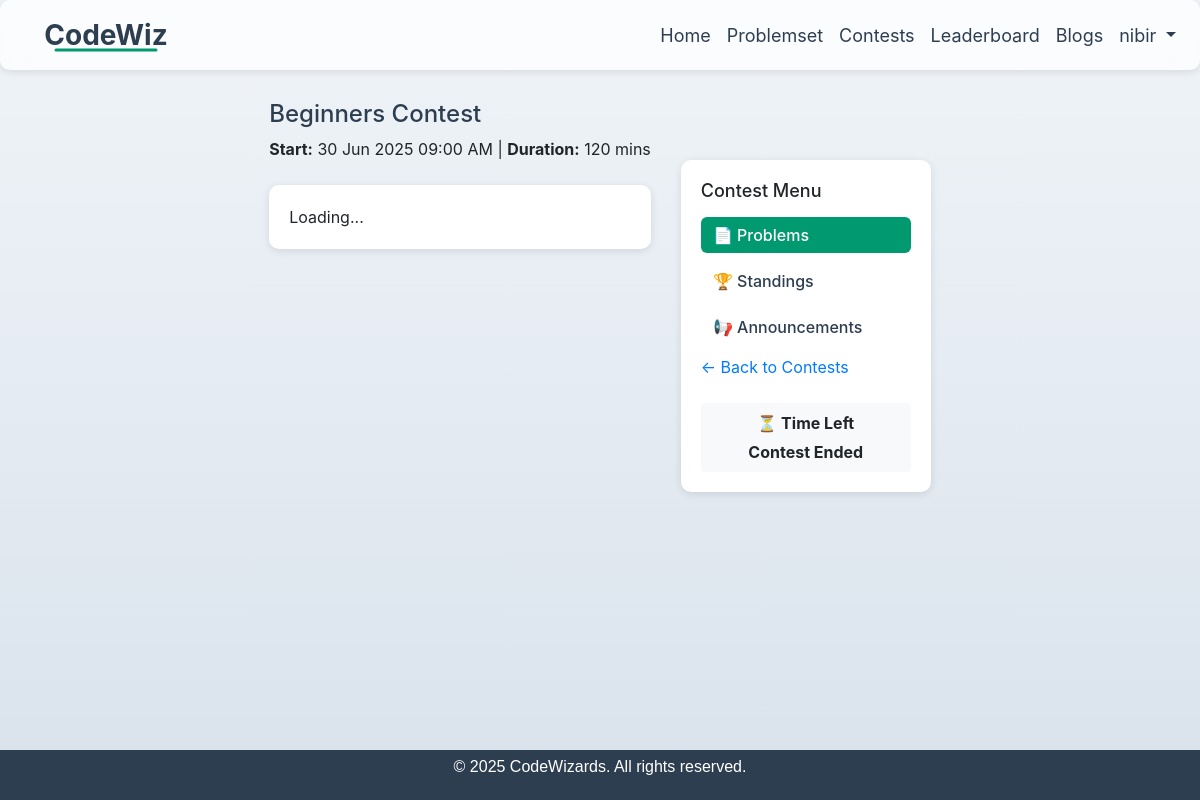
/participate.php?cid=1 (signed in), run on the app's committed database.
### tables this page shows
CREATE TABLE `contests` (
  `contest_id` int(11) NOT NULL,
  `title` varchar(255) DEFAULT NULL,
  `duration` int(11) DEFAULT NULL,
  `start_time` datetime DEFAULT NULL
);

### participate.php (the view, shortened to what this page needs)
<?php
require_once "/xampp/htdocs/webb/partials/dbconnection.php";
$contest_id = intval($_GET['cid']);
$stmt = $conn->prepare("SELECT * FROM contests WHERE contest_id = ?");
$stmt->bind_param("i", $contest_id);
$stmt->execute();
$contest = $stmt->get_result()->fetch_assoc();
?>
<!DOCTYPE html>
<html lang="en">
<head>
    <link rel="stylesheet" href="https://maxcdn.bootstrapcdn.com/bootstrap/4.5.2/css/bootstrap.min.css">
</head>
<body>
    <div class="page-container">
        <?php include('/xampp/htdocs/webb/partials/navbar.php'); ?>
        <div class="main-container">
            <div class="sidebar">
                <h5>Contest Menu</h5>
                <a href="#" class="tab-btn active" data-tab="problems">📄 Problems</a>
                <a href="#" class="tab-btn" data-tab="standings">🏆 Standings</a>
                <a href="#" class="tab-btn" data-tab="announcements">📢 Announcements</a>
                <a href="contests.php">← Back to Contests</a>
                <div class="mt-4 p-2 bg-light text-center rounded">
                    <strong>⏳ Time Left</strong>
                    <div id="countdown" style="font-weight: bold; font-size: 16px; margin-top: 5px;">Loading...</div>
                </div>
            </div>
            <div class="content">
                <h4><?php echo htmlspecialchars($contest['title']); ?></h4>
                <p>
                    <strong>Start:</strong> <?php echo date('d M Y h:i A', strtotime($contest['start_time'])); ?> |
                    <strong>Duration:</strong> <?php echo $contest['duration']; ?> mins
                </p>
                <div id="tab-content" class="mt-4">
                </div>
            </div>
        </div>
        <?php include('/xampp/htdocs/webb/partials/mini_footer.php'); ?>
    </div>
</body>
</html>

### participate.php (style rules this page uses)
* { margin: 0; padding: 0; box-sizing: border-box; }
html, body { background: linear-gradient(to bottom, #f0f4f8, #d9e2ec); font-family: 'Poppins', sans-serif; color: #333; height: 100%; }
.page-container { min-height: 100vh; display: flex; flex-direction: column; }
.main-container { display: flex; flex-direction: row-reverse; margin-top: 100px; max-width: 1200px; margin-left: auto; margin-right: auto; padding: 0 20px; gap: 30px; }
.sidebar { width: 250px; background-color: #ffffff; border-radius: 10px; padding: 20px; box-shadow: 0px 2px 8px rgba(0, 0, 0, 0.1); height: fit-content; margin-top: 60px; }
.sidebar h5 { margin-bottom: 15px; font-size: 18px; }
.tab-btn { display: block; margin-bottom: 10px; text-decoration: none; color: #2c3e50; font-weight: 500; padding: 6px 12px; border-radius: 6px; transition: background 0.2s ease; }
.tab-btn:hover, .tab-btn.active { background-color: #009970; color: #fff; }
.content { flex: 1; }
h4 { font-weight: 600; color: #2c3e50; }
#tab-content { background: #ffffff; border-radius: 10px; box-shadow: 0px 2px 8px rgba(0, 0, 0, 0.1); padding: 20px; }

### data on the page
contests: title "Beginners Contest", start_time "30 Jun 2025 09:00 AM", duration "120"

### other printed values
$_SESSION['username'] "nibir"
